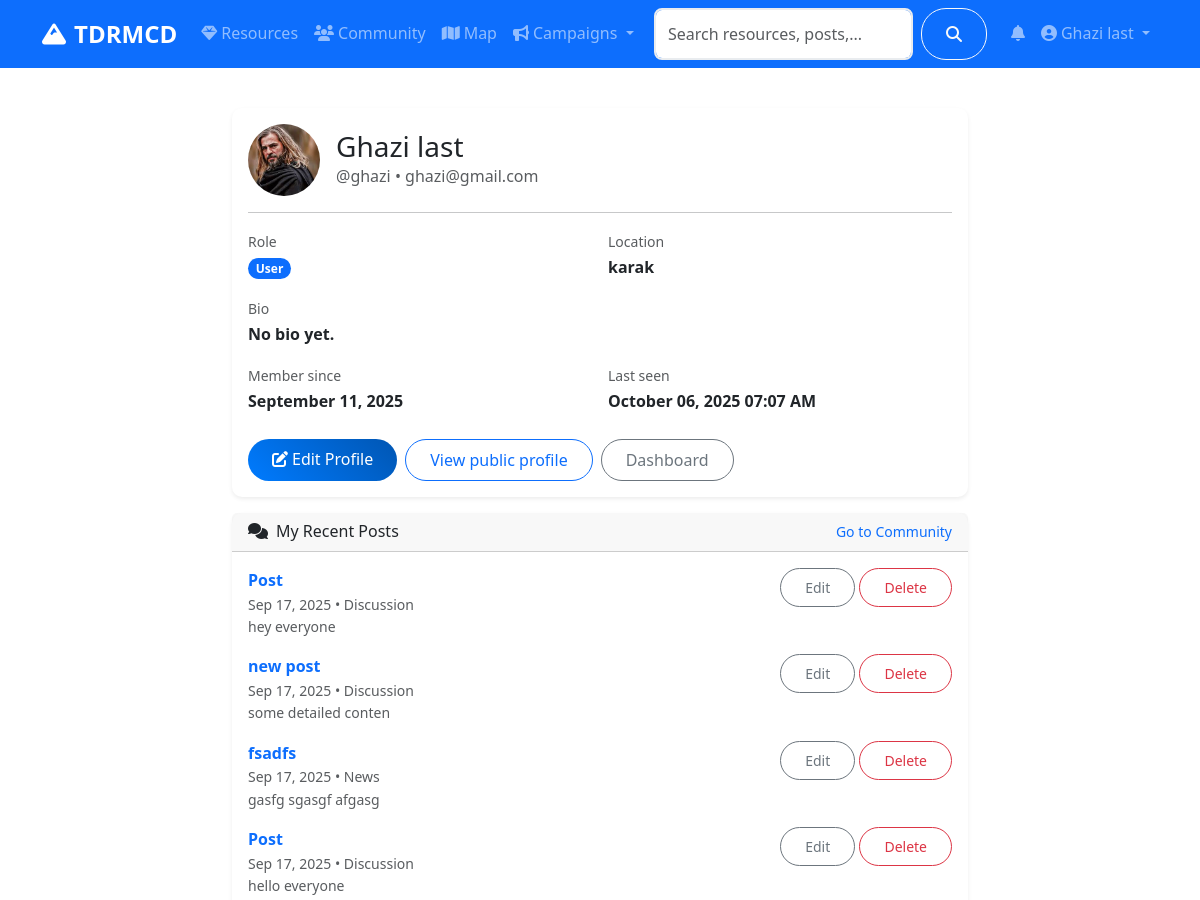
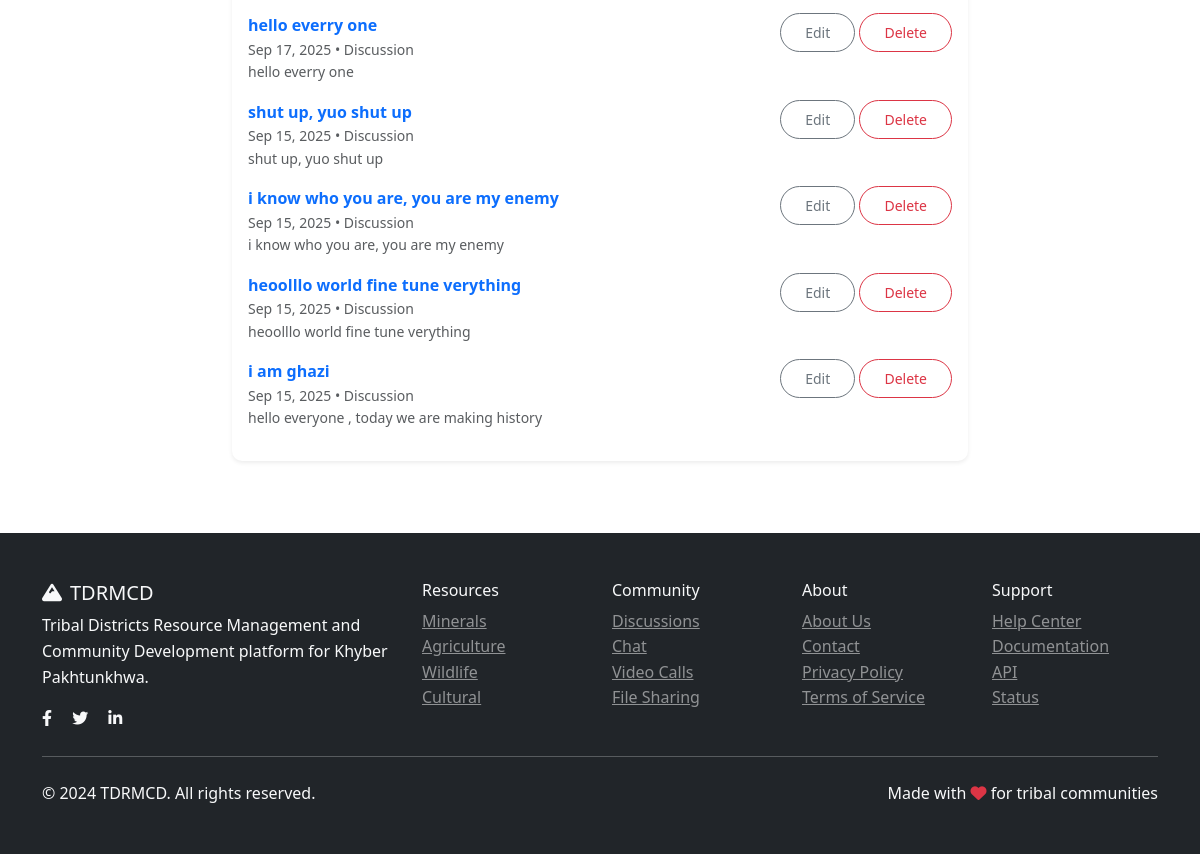
The page /auth/profile (signed in) on the database its author committed (2 pictures, top to bottom).
### models.py (models this page shows, shortened)
class User(UserMixin, db.Model):
    id = db.Column(db.Integer, primary_key=True)
    username = db.Column(db.String(80), unique=True, nullable=False)
    email = db.Column(db.String(120), unique=True, nullable=False)
    password_hash = db.Column(db.String(120), nullable=False)
    first_name = db.Column(db.String(50), nullable=False)
    last_name = db.Column(db.String(50), nullable=False)
    role = db.Column(db.String(20), default='user')  # user, admin, researcher
    location = db.Column(db.String(100))
    bio = db.Column(db.Text)
    avatar = db.Column(db.String(200), default='default.jpg')
    is_active = db.Column(db.Boolean, default=True)
    created_at = db.Column(db.DateTime, default=datetime.utcnow)
    last_seen = db.Column(db.DateTime, default=datetime.utcnow)
    resources = db.relationship('Resource', backref='author', lazy='dynamic')
    posts = db.relationship('CommunityPost', backref='author', lazy='dynamic')
    chat_messages = db.relationship('ChatMessage', backref='sender', lazy='dynamic')
    file_submissions = db.relationship(
        'FileSubmission',
        foreign_keys='FileSubmission.submitter_id',
        backref='submitter',
        lazy='dynamic'
    )
    reviewed_submissions = db.relationship(
        'FileSubmission',
        foreign_keys='FileSubmission.reviewed_by',
        backref='reviewer_user',
        lazy='dynamic'
    )
    notifications = db.relationship('Notification', backref='user', lazy='dynamic')
    following = db.relationship('Follow', foreign_keys='Follow.follower_id', backref='follower', lazy='dynamic')
    followers = db.relationship('Follow', foreign_keys='Follow.followed_id', backref='followed', lazy='dynamic')
    def get_full_name(self):
        return f"{self.first_name} {self.last_name}"
    def is_admin(self):
        return self.role == 'admin'

class CommunityPost(db.Model):
    id = db.Column(db.Integer, primary_key=True)
    title = db.Column(db.String(200), nullable=False)
    content = db.Column(db.Text, nullable=False)
    category = db.Column(db.String(50), nullable=False)  # discussion, question, announcement
    tags = db.Column(db.String(200))
    image_url = db.Column(db.String(200))
    likes = db.Column(db.Integer, default=0)
    views = db.Column(db.Integer, default=0)
    author_id = db.Column(db.Integer, db.ForeignKey('user.id'), nullable=False)
    created_at = db.Column(db.DateTime, default=datetime.utcnow)
    updated_at = db.Column(db.DateTime, default=datetime.utcnow, onupdate=datetime.utcnow)
    comments = db.relationship('Comment', backref='post', lazy='dynamic', cascade='all, delete-orphan')
    likes_relation = db.relationship('PostLike', backref='post', lazy='dynamic', cascade='all, delete-orphan')

### routes/auth.py (the view)
@auth_bp.route('/profile')
@login_required
def profile():
    posts = CommunityPost.query.filter_by(author_id=current_user.id).order_by(desc(CommunityPost.created_at)).limit(10).all()
    return render_template('auth/profile.html', user=current_user, posts=posts)

### app.py (called while the page is built)
@login_manager.user_loader
def load_user(user_id):
    return User.query.get(int(user_id))

### templates/auth/profile.html (shortened to what this page needs)
{% extends "base.html" %}
{% block content %}
<div class="container py-4">
    <div class="row justify-content-center">
        <div class="col-lg-8">
            <div class="card shadow-sm">
                <div class="card-body">
                    <div class="d-flex align-items-center mb-3">
                        <div class="me-3">
                            {% if user.avatar and user.avatar != 'default.jpg' %}
                            <img src="{{ url_for('serve_uploaded_file', subdir='avatars', filename=user.avatar) }}" alt="Avatar" class="rounded-circle" style="width:72px;height:72px;object-fit:cover;">
                            {% else %}
                            <div class="avatar" style="width:72px;height:72px;font-size:1.25rem;">{{ user.first_name[0] }}{{ user.last_name[0] }}</div>
                            {% endif %}
                        </div>
                        <div>
                            <h3 class="mb-0">{{ user.get_full_name() }}</h3>
                            <div class="text-muted">@{{ user.username }} • {{ user.email }}</div>
                        </div>
                    </div>
                    <hr>
                    <div class="row g-3">
                        <div class="col-md-6">
                            <label class="text-muted small">Role</label>
                            <div class="fw-semibold"><span class="badge bg-primary">{{ user.role.title() }}</span></div>
                        </div>
                        <div class="col-md-6">
                            <label class="text-muted small">Location</label>
                            <div class="fw-semibold">{{ user.location or '—' }}</div>
                        </div>
                        <div class="col-12">
                            <label class="text-muted small">Bio</label>
                            <div class="fw-semibold">{{ user.bio or 'No bio yet.' }}</div>
                        </div>
                        <div class="col-md-6">
                            <label class="text-muted small">Member since</label>
                            <div class="fw-semibold">{{ user.created_at.strftime('%B %d, %Y') }}</div>
                        </div>
                        <div class="col-md-6">
                            <label class="text-muted small">Last seen</label>
                            <div class="fw-semibold">{{ user.last_seen.strftime('%B %d, %Y %I:%M %p') }}</div>
                        </div>
                    </div>
                    <div class="mt-4 d-flex gap-2">
                        <a class="btn btn-primary" href="{{ url_for('auth.edit_profile') }}"><i class="fas fa-edit me-1"></i>Edit Profile</a>
                        <a class="btn btn-outline-primary" href="{{ url_for('auth.public_profile', username=user.username) }}">View public profile</a>
                        <a class="btn btn-outline-secondary" href="{{ url_for('main.dashboard') }}">Dashboard</a>
                    </div>
                </div>
            </div>
            {% if posts %}
            <div class="card shadow-sm mt-3">
                <div class="card-header d-flex justify-content-between align-items-center">
                    <h6 class="mb-0"><i class="fas fa-comments me-2"></i>My Recent Posts</h6>
                    <a class="small text-decoration-none" href="{{ url_for('community.index') }}">Go to Community</a>
                </div>
                <div class="card-body">
                    {% for p in posts %}
                    <div class="mb-3 d-flex justify-content-between align-items-start">
                        <div>
                            <a class="text-decoration-none" href="{{ url_for('community.post_detail', id=p.id) }}">
                                <strong>{{ p.title or 'Post' }}</strong>
                            </a>
                            <div class="text-muted small">{{ p.created_at.strftime('%b %d, %Y') }} • {{ p.category.title() }}</div>
                            <div class="small text-muted">{{ p.content[:120] }}{% if p.content|length > 120 %}...{% endif %}</div>
                        </div>
                        <div class="ms-3">
                            <a class="btn btn-sm btn-outline-secondary" href="{{ url_for('community.edit_post', id=p.id) }}">Edit</a>
                            <button class="btn btn-sm btn-outline-danger" type="button" data-delete-post-id="{{ p.id }}">Delete</button>
                        </div>
                    </div>
                    {% endfor %}
                </div>
            </div>
            {% endif %}
        </div>
    </div>
</div>
{% endblock %}

### templates/base.html (shortened to what this page needs)
<!DOCTYPE html>
<html lang="en">
<head>
    <link href="https://cdn.jsdelivr.net/npm/bootstrap@5.3.0/dist/css/bootstrap.min.css" rel="stylesheet">
    <link rel="stylesheet" href="https://cdnjs.cloudflare.com/ajax/libs/font-awesome/6.4.0/css/all.min.css">
    <link rel="stylesheet" href="https://unpkg.com/leaflet@1.9.4/dist/leaflet.css">
    <link rel="stylesheet" href="{{ url_for('static', filename='css/style.css') }}">
</head>
<body>
    <nav class="navbar navbar-expand-lg navbar-dark bg-primary sticky-top">
        <div class="container">
            <a class="navbar-brand fw-bold" href="{{ url_for('main.index') }}">
                <i class="fas fa-mountain me-2"></i>TDRMCD
            </a>
            <div class="collapse navbar-collapse" id="navbarNav">
                <ul class="navbar-nav me-auto">
                    <li class="nav-item">
                        <a class="nav-link" href="{{ url_for('resources.index') }}">
                            <i class="fas fa-gem me-1"></i>Resources
                        </a>
                    </li>
                    <li class="nav-item">
                        <a class="nav-link" href="{{ url_for('community.index') }}">
                            <i class="fas fa-users me-1"></i>Community
                        </a>
                    </li>
                    <li class="nav-item">
                        <a class="nav-link" href="{{ url_for('main.map_view') }}">
                            <i class="fas fa-map me-1"></i>Map
                        </a>
                    </li>
                    <li class="nav-item dropdown">
                        <a class="nav-link dropdown-toggle" href="#" role="button" data-bs-toggle="dropdown">
                            <i class="fas fa-bullhorn me-1"></i>Campaigns
                        </a>
                    </li>
                </ul>
                <form class="d-flex me-3 search-form no-loading" action="{{ url_for('main.search') }}" method="GET" onsubmit="return TDRMCD.validateSearch(event);">
                    <input class="form-control me-2" type="search" name="q" id="navbar-search" placeholder="Search resources, posts, users..." value="{{ request.args.get('q', '') }}">
                    <button class="btn btn-outline-light" type="submit">
                        <i class="fas fa-search"></i>
                    </button>
                </form>
                <ul class="navbar-nav">
                    {% if current_user.is_authenticated %}
                        <li class="nav-item dropdown">
                            <a class="nav-link" href="#" role="button" data-bs-toggle="dropdown" aria-expanded="false">
                                <span class="position-relative">
                                    <i class="fas fa-bell"></i>
                                </span>
                            </a>
                        </li>
                        <li class="nav-item dropdown">
                            <a class="nav-link dropdown-toggle" href="#" role="button" data-bs-toggle="dropdown">
                                <i class="fas fa-user-circle me-1"></i>{{ current_user.get_full_name() }}
                            </a>
                        </li>
                    {% endif %}
                </ul>
            </div>
        </div>
    </nav>
    <main>
        {% block content %}{% endblock %}
    </main>
    <footer class="bg-dark text-light py-5 mt-5">
        <div class="container">
            <div class="row">
                <div class="col-md-4">
                    <h5><i class="fas fa-mountain me-2"></i>TDRMCD</h5>
                    <p>Tribal Districts Resource Management and Community Development platform for Khyber Pakhtunkhwa.</p>
                    <div class="social-links">
                        <a href="#" class="text-light me-3"><i class="fab fa-facebook-f"></i></a>
                        <a href="#" class="text-light me-3"><i class="fab fa-twitter"></i></a>
                        <a href="#" class="text-light me-3"><i class="fab fa-linkedin-in"></i></a>
                    </div>
                </div>
                <div class="col-md-2">
                    <h6>Resources</h6>
                    <ul class="list-unstyled">
                        <li><a href="{{ url_for('resources.by_category', category='minerals') }}" class="text-light-50">Minerals</a></li>
                        <li><a href="{{ url_for('resources.by_category', category='agriculture') }}" class="text-light-50">Agriculture</a></li>
                        <li><a href="{{ url_for('resources.by_category', category='wildlife') }}" class="text-light-50">Wildlife</a></li>
                        <li><a href="{{ url_for('resources.by_category', category='cultural') }}" class="text-light-50">Cultural</a></li>
                    </ul>
                </div>
                <div class="col-md-2">
                    <h6>Community</h6>
                    <ul class="list-unstyled">
                        <li><a href="{{ url_for('community.index') }}" class="text-light-50">Discussions</a></li>
                        <li><a href="{{ url_for('community.chat') }}" class="text-light-50">Chat</a></li>
                        <li><a href="{{ url_for('community.video_calls') }}" class="text-light-50">Video Calls</a></li>
                        <li><a href="{{ url_for('community.files') }}" class="text-light-50">File Sharing</a></li>
                    </ul>
                </div>
                <div class="col-md-2">
                    <h6>About</h6>
                    <ul class="list-unstyled">
                        <li><a href="{{ url_for('main.about') }}" class="text-light-50">About Us</a></li>
                        <li><a href="{{ url_for('main.contact') }}" class="text-light-50">Contact</a></li>
                        <li><a href="{{ url_for('auth.privacy_policy') }}" class="text-light-50">Privacy Policy</a></li>
                        <li><a href="{{ url_for('auth.terms_of_service') }}" class="text-light-50">Terms of Service</a></li>
                    </ul>
                </div>
                <div class="col-md-2">
                    <h6>Support</h6>
                    <ul class="list-unstyled">
                        <li><a href="{{ url_for('main.help_center') }}" class="text-light-50">Help Center</a></li>
                        <li><a href="{{ url_for('main.documentation') }}" class="text-light-50">Documentation</a></li>
                        <li><a href="{{ url_for('main.api_page') }}" class="text-light-50">API</a></li>
                        <li><a href="{{ url_for('main.status_page') }}" class="text-light-50">Status</a></li>
                    </ul>
                </div>
            </div>
            <hr class="my-4">
            <div class="row align-items-center">
                <div class="col-md-6">
                    <p class="mb-0">&copy; 2024 TDRMCD. All rights reserved.</p>
                </div>
                <div class="col-md-6 text-md-end">
                    <p class="mb-0">Made with <i class="fas fa-heart text-danger"></i> for tribal communities</p>
                </div>
            </div>
        </div>
    </footer>
</body>
</html>

### static/css/style.css (style rules this page uses)
:root { --primary-color: #007bff; --secondary-color: #6c757d; --success-color: #28a745; --info-color: #17a2b8; --warning-color: #ffc107; --danger-color: #dc3545; --light-color: #f8f9fa; --dark-color: #343a40; }
body { font-family: 'Segoe UI', Tahoma, Geneva, Verdana, sans-serif; line-height: 1.6; }
.navbar-brand { font-size: 1.5rem; font-weight: 700; }
.card { border: none; border-radius: 10px; transition: all 0.3s ease; }
.btn { border-radius: 25px; padding: 0.5rem 1.5rem; font-weight: 500; transition: all 0.3s ease; cursor: pointer; }
.btn-primary { background: linear-gradient(45deg, var(--primary-color), #0056b3); border: none; }
.form-control { border-radius: 8px; border: 2px solid #e9ecef; padding: 0.75rem; transition: all 0.3s ease; }
.badge { font-size: 0.75rem; padding: 0.35em 0.65em; border-radius: 15px; }
.text-light-50 { color: rgba(255, 255, 255, 0.5) !important; }

### rows shown on the page
User: get_full_name "Ghazi last", avatar (picture), username "ghazi", email "ghazi@gmail.com", role "User", location "karak", bio "No bio yet.", created_at "September 11, 2025", last_seen "October 06, 2025 07:07 AM"
CommunityPost: title "Post", created_at "Sep 17, 2025", category "Discussion", content "hey everyone"
CommunityPost: title "new post", created_at "Sep 17, 2025", category "Discussion", content "some detailed conten"
CommunityPost: title "fsadfs", created_at "Sep 17, 2025", category "News", content "gasfg sgasgf afgasg"
CommunityPost: title "Post", created_at "Sep 17, 2025", category "Discussion", content "hello everyone"
CommunityPost: title "hello everry one", created_at "Sep 17, 2025", category "Discussion", content "hello everry one"
CommunityPost: title "shut up, yuo shut up", created_at "Sep 15, 2025", category "Discussion", content "shut up, yuo shut up"
CommunityPost: title "i know who you are, you are my enemy", created_at "Sep 15, 2025", category "Discussion", content "i know who you are, you are my enemy"
CommunityPost: title "heoolllo world fine tune verything", created_at "Sep 15, 2025", category "Discussion", content "heoolllo world fine tune verything"
CommunityPost: title "i am ghazi", created_at "Sep 15, 2025", category "Discussion", content "hello everyone , today we are making history"
